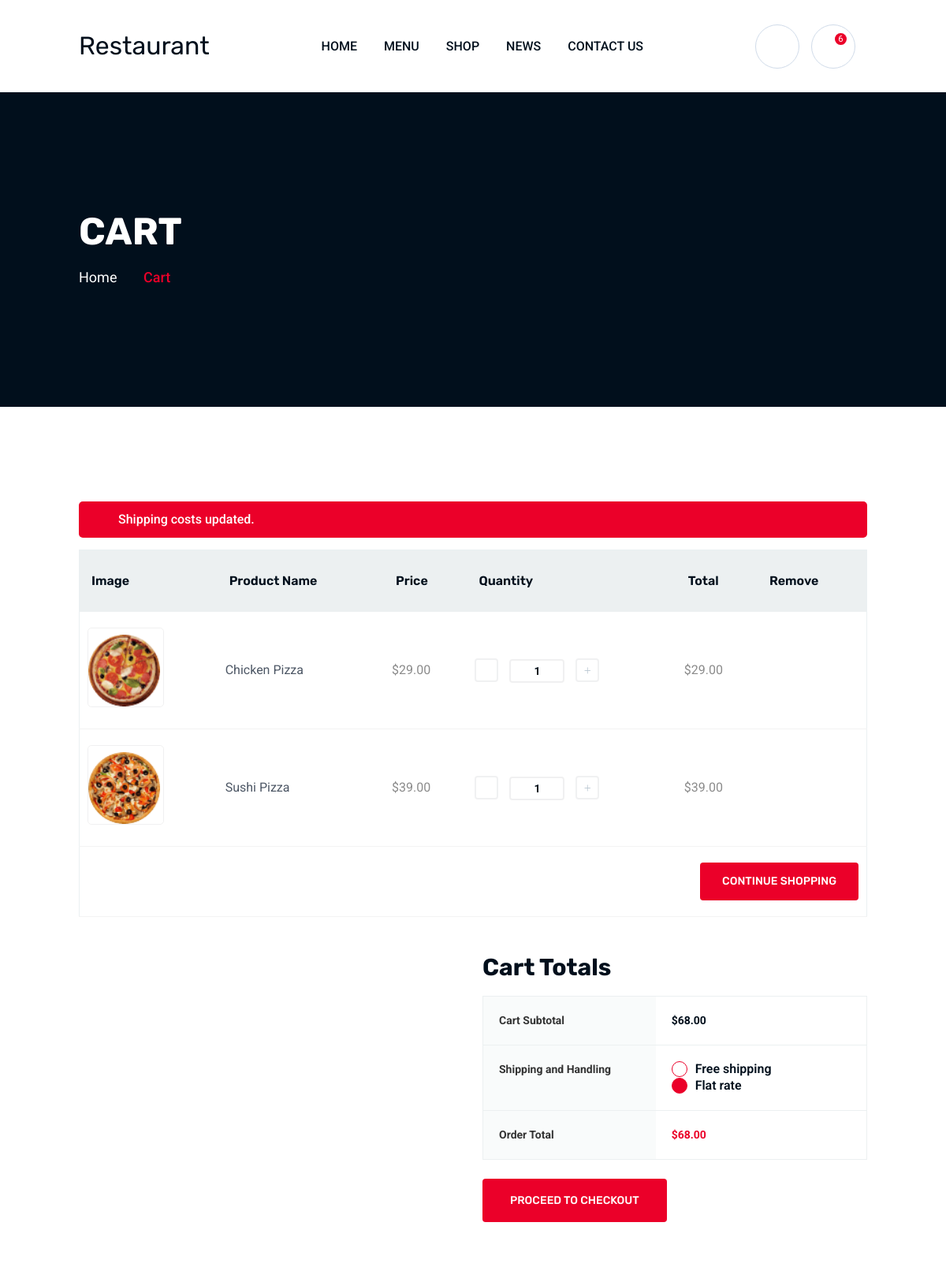
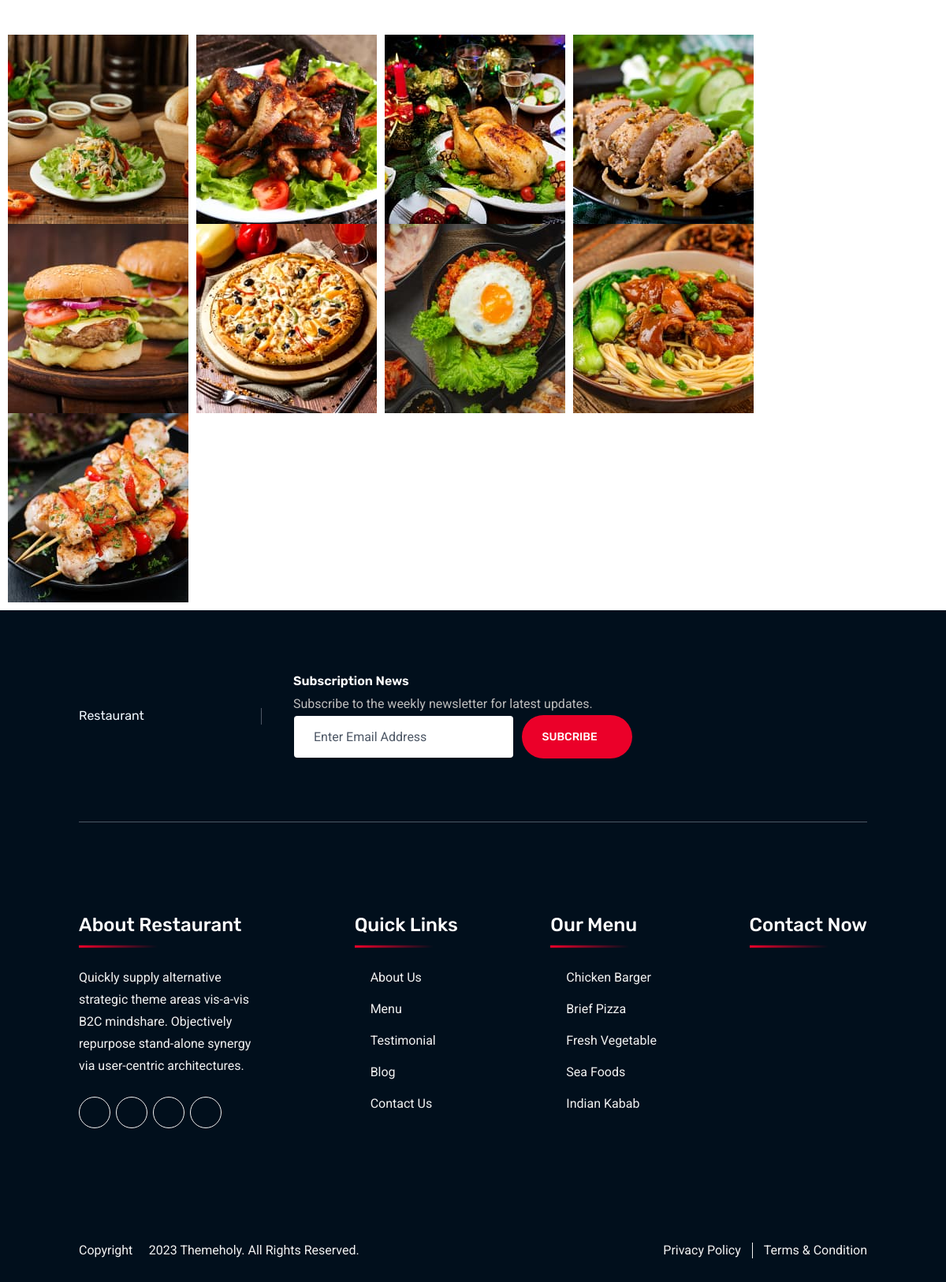
Page /cart/ (signed in) on the committed database (2 pictures, top to bottom).
### myapp/models.py (models this page shows, shortened)
class CartSliderModel(models.Model):
    id = models.UUIDField(primary_key=True, default=uuid.uuid4, editable=False)
    name = models.CharField(max_length=50, blank=True, null=True)
    image = models.ImageField(upload_to='CartSlider')
    created_at = models.DateTimeField(auto_now_add=True)
    updated_at = models.DateTimeField(auto_now=True)

class CartItem(models.Model):
    id = models.UUIDField(primary_key=True, default=uuid.uuid4, editable=False)
    user = models.ForeignKey(CustomUser, on_delete=models.CASCADE, null=True, blank=True)
    product = models.ForeignKey(Product, on_delete=models.CASCADE)
    quantity = models.PositiveIntegerField(default=1)
    created_at = models.DateTimeField(default=timezone.now)
    updated_at = models.DateTimeField(auto_now=True)
    @property
    def total_price(self):
        return self.quantity * self.product.disPrice

class Product(models.Model):
    id = models.UUIDField(primary_key=True, default=uuid.uuid4, editable=False)
    title = models.CharField(max_length=50, blank=True, null=True)
    text = models.CharField(max_length=300, blank=True, null=True)
    price = models.DecimalField(max_digits=10, decimal_places=2, default=0)          # Normal price
    disPrice = models.DecimalField(max_digits=10, decimal_places=2, default=0)
    discountPercentage = models.IntegerField(blank=True, null=True, editable=False)  # Auto calculated
    image = models.ImageField(upload_to="Product")
    category = models.ForeignKey(CategoryModel, on_delete=models.CASCADE, null=True, blank=True)
    in_stock = models.BooleanField(default=True)
    created_at = models.DateTimeField(auto_now_add=True)
    updated_at = models.DateTimeField(auto_now=True)
    @property
    def discountPercentage(self):
        if self.price and self.disPrice and self.price > 0:
            return round(((self.price - self.disPrice) / self.price) * 100)
        return 0

class GalleryModel(models.Model):
    id = models.UUIDField(primary_key=True, default=uuid.uuid4, editable=False)
    image = models.ImageField(upload_to='Gallery')
    created_at = models.DateTimeField(auto_now_add=True)
    updated_at = models.DateTimeField(auto_now=True)

### myapp/views.py (the view)
# urls.py: path('cart/', views.cart_page, name='cartPage'),
@login_required
def cart_page(request):
    CartSlider = CartSliderModel.objects.all()[:1]
    Gallery = GalleryModel.objects.all()
    cart_items = CartItem.objects.filter(user=request.user)
    CartItemCount = CartItem.objects.all().count()
    cart_total = sum(item.total_price for item in cart_items)
    context = {
        'CartSlider': CartSlider,
        'Gallery': Gallery,
        'cart_items': cart_items,
        'cart_total': cart_total,
        'CartItemCount': CartItemCount,
    }
    return render(request, 'cart.html', context)

### myapp/templates/cart.html (shortened to what this page needs)
{% extends 'base.html' %}
{% load static %}
{% load humanize %}
{% block body %}
{% for i in CartSlider %}
<div class="breadcumb-wrapper" data-bg-src="{{ i.image.url }}">
    <div class="container z-index-common">
        <div class="breadcumb-content">
            <h1 class="breadcumb-title">{{ i.name|safe }}</h1>
            <ul class="breadcumb-menu">
                <li><a href="{% url 'homePage' %}">Home</a></li>
                <li>{{ i.name|safe }}</li>
            </ul>
        </div>
    </div>
</div>
{% endfor %}
<div class="th-cart-wrapper space-top space-extra-bottom">
    <div class="container">
        <div class="woocommerce-notices-wrapper">
            <div class="woocommerce-message">Shipping costs updated.</div>
        </div>
        {% if cart_items %}
            <table class="cart_table">
                <thead>
                    <tr>
                        <th class="cart-col-image">Image</th>
                        <th class="cart-col-productname">Product Name</th>
                        <th class="cart-col-price">Price</th>
                        <th class="cart-col-quantity">Quantity</th>
                        <th class="cart-col-total">Total</th>
                        <th class="cart-col-remove">Remove</th>
                    </tr>
                </thead>
                <tbody>
                {% for item in cart_items %}
                    <tr class="cart_item">
                        <td data-title="Product">
                            <a class="cart-productimage" href="shop_detail.html">
                                <img width="91" height="91" src="{{ item.product.image.url }}" alt="{{ item.product.title }}">
                            </a>
                        </td>
                        <td data-title="Name">
                            <a class="cart-productname" href="shop_detail.html">{{ item.product.title }}</a>
                        </td>
                        <td data-title="Price">
                            <span class="amount">${{ item.product.disPrice|intcomma }}</span>
                        </td>
                        <td data-title="Quantity">
                            <div class="quantity">
                                <form method="post" action="{% url 'add_to_cart' item.product.id %}">
                                    <button class="quantity-minus qty-btn"><i class="far fa-minus"></i></button>
                                    <input type="number" name="quantity" class="qty-input" value="{{ item.quantity }}" min="1" max="99">
                                    <button type="submit" class="quantity-plus qty-btn"><i class="far fa-plus"></i></button>
                                </form>
                            </div>
                        </td>
                        <td data-title="Total">
                            <span class="amount">${{ item.total_price|floatformat:2|intcomma }}</span>
                        </td>
                        <td data-title="Remove">
                            <a href="{% url 'removeFromCart' item.id %}" class="remove">
                                <i class="fal fa-trash-alt"></i>
                            </a>
                        </td>
                    </tr>
                {% endfor %}
                    <tr>
                        <td colspan="6" class="actions">
                            <a href="{% url 'shopPage' %}" class="th-btn rounded-2">Continue Shopping</a>
                        </td>
                    </tr>
                </tbody>
            </table>
        {% else %}
                    <tr>
                        <td colspan="6" class="text-center">Your cart is empty</td>
                    </tr>
        {% endif %}
        <div class="row justify-content-end">
            <div class="col-md-8 col-lg-7 col-xl-6">
                <h2 class="h4 summary-title">Cart Totals</h2>
                <table class="cart_totals">
                    <tbody>
                        <tr>
                            <td>Cart Subtotal</td>
                            <td data-title="Cart Subtotal"><span class="amount"><bdi><span>$</span>{{ cart_total|floatformat:2|intcomma }}</bdi></span>
                            </td>
                        </tr>
                        <tr class="shipping">
                            <th>Shipping and Handling</th>
                            <td data-title="Shipping and Handling">
                                <ul class="woocommerce-shipping-methods list-unstyled">
                                    <li><input type="radio" id="free_shipping" name="shipping_method"
                                            class="shipping_method"> <label for="free_shipping">Free
                                            shipping</label></li>
                                    <li><input type="radio" id="flat_rate" name="shipping_method"
                                            class="shipping_method" checked="checked"> <label for="flat_rate">Flat
                                            rate</label></li>
                                </ul>
                            </td>
                        </tr>
                    </tbody>
                    <tfoot>
                        <tr class="order-total">
                            <td>Order Total</td>
                            <td data-title="Total"><strong><span
                                        class="amount"><bdi><span>$</span>{{ cart_total|floatformat:2|intcomma }}</bdi></span></strong></td>
                        </tr>
                    </tfoot>
                </table>
                <div class="wc-proceed-to-checkout mb-30"><a href="{% url 'checkout' %}" class="th-btn rounded-2">Proceed
                        to checkout</a></div>
            </div>
        </div>
    </div>
</div>
<div class="gallery-thumb-area">
    <div class="row gx-10 th-carousel" id="gallerySlide1" data-slide-show="8" data-ml-slide-show="7"
        data-lg-slide-show="6" data-md-slide-show="5" data-sm-slide-show="4" data-xs-slide-show="3"
        data-focuson-select="false">
        {% for i in Gallery %}
        <div class="col-auto">
            <div class="gallery-thumb"><img src="{{ i.image.url }}" alt="Gallery Image"> </div>
        </div>
        {% endfor %}
    </div>
</div>
{% endblock %}

### rows in the picture
CartSliderModel: name "CART", name "Cart"
CartItem: product.image (picture), product "Chicken Pizza", product.disPrice "29.00", quantity "1", total_price "29.00"
CartItem: product.image (picture), product "Sushi Pizza", product.disPrice "39.00", quantity "1", total_price "39.00"
GalleryModel: image (picture)
GalleryModel: image (picture)
GalleryModel: image (picture)
GalleryModel: image (picture)
GalleryModel: image (picture)
GalleryModel: image (picture)
GalleryModel: image (picture)
GalleryModel: image (picture)
GalleryModel: image (picture)

### other values in the picture
{{ CartItemCount }} "6"
{{ cart_total|floatformat:2|intcomma }} "68.00"
